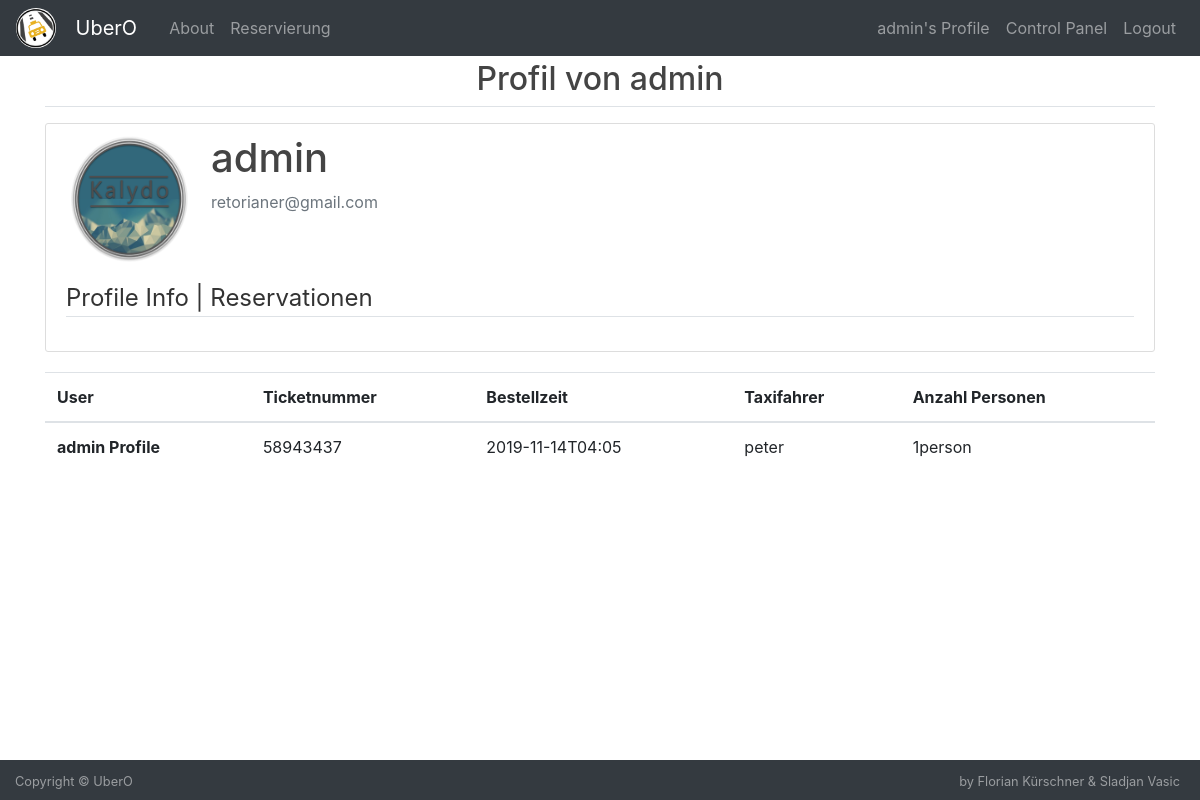
Page /profilereservation (signed in) on the earlier database version.
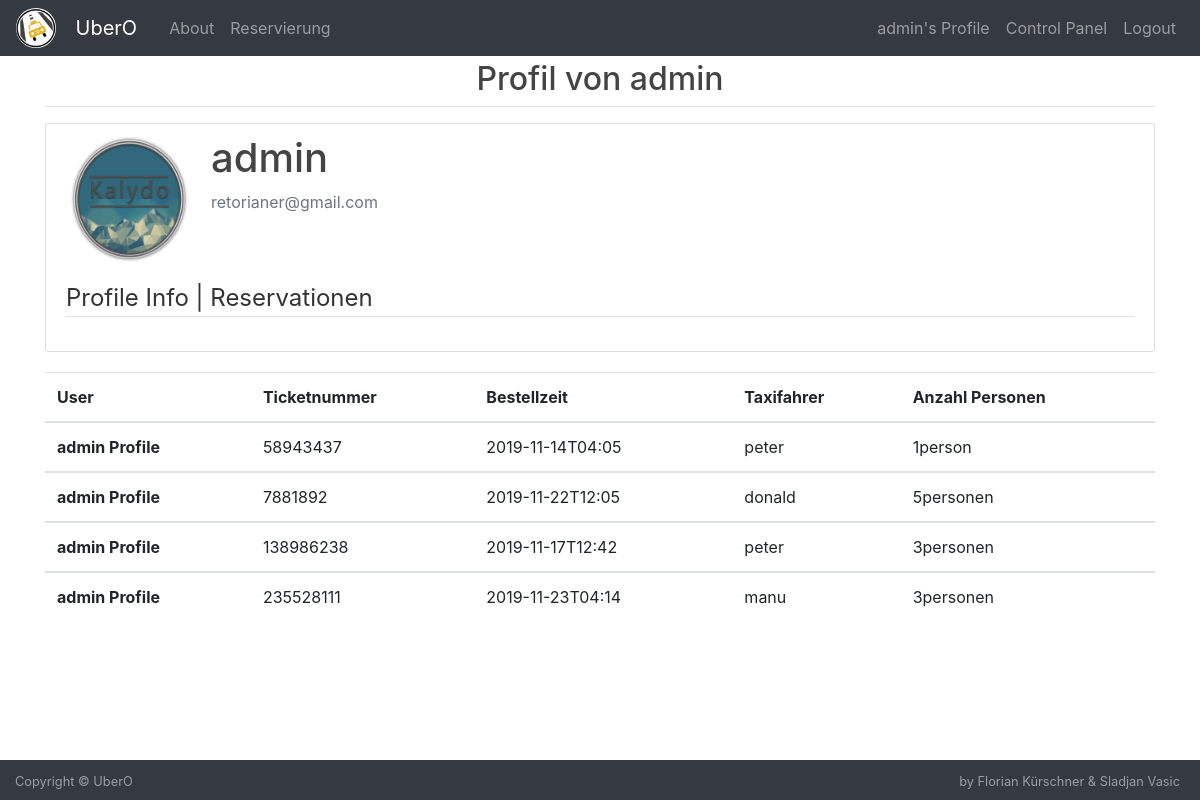
Same page on the later database version.
### mysite/models.py (models this page shows, shortened)
class User_from_my_db(AbstractUser):
    street = models.CharField(max_length=50, blank=True)
    street_number = models.CharField(max_length=4, blank=True)
    plz = models.PositiveIntegerField(blank=True, default=1, null=True)
    city = models.CharField(max_length=50, blank=True)
    image = models.ImageField(default='default.jpg', upload_to='profile_pics')
    def __str__(self):
        return f'{self.username} Profile'

class ReservationForm(models.Model):
    user = models.ForeignKey(User_from_my_db, on_delete=models.CASCADE, null=True)
    title = models.CharField(max_length=50, choices=COUNT_CHOICES, blank=True)
    ticket_number = models.IntegerField(blank=True)
    taxi_driver = models.CharField(max_length=50, choices=DRIVER_CHOICES)
    order_time = models.CharField(max_length=50, blank=True, null=True)
    from_loc = models.CharField(max_length=50, null=True)
    from_street = models.CharField(max_length=50, null=True)
    from_street_number = models.CharField(max_length=50, null=True)
    from_plz = models.PositiveIntegerField(blank=True, null=True)
    to_loc = models.CharField(max_length=50, null=True)
    to_street = models.CharField(max_length=50, null=True)
    to_street_number = models.CharField(max_length=50, null=True)
    to_plz = models.PositiveIntegerField(blank=True, null=True)

### mysite/views.py (the view)
# urls.py: path('profilereservation', mysite_views.profilereservation, name="profilereservation"),
def profilereservation(request):
    all_records = ReservationForm.objects.filter(user_id=request.user.id)
    return render(request, 'pages/profilereservation.html', {'all_records': all_records})

### templates/pages/profilereservation.html
{% extends 'pages/profile.html' %}
{% load crispy_forms_tags %}
{% load crispy_forms_field %}
{% load crispy_forms_filters %}
{% block content1 %}
    {% if all_records %}
        <table class="table">
        <thead>
            <tr>
                <th scope="col">User</th>
                <th scope="col">Ticketnummer</th>
                <th scope="col">Bestellzeit</th>
                <th scope="col">Taxifahrer</th>
                <th scope="col">Anzahl Personen</th>
            </tr>
        </thead>
        {% for record in all_records %}
            <tbody>
                <tr>
                    <th scope="row">{{ record.user }}</th>
                    <td>{{ record.ticket_number }}</td>
                    <td>{{ record.order_time }}</td>
                    <td>{{ record.taxi_driver }}</td>
                    <td>{{ record.title }}</td>
                </tr>
            </tbody>
        {% endfor %}
    {% endif %}
</table>
{% endblock %}

### templates/pages/profile.html (shortened to what this page needs)
{% extends "base.html" %}
{% load static %}
{% load crispy_forms_tags %}
{% load crispy_forms_field %}
{% load crispy_forms_filters %}
{% block content %}
      <div class="row justify-content-center">
        <h2>Profil von {{ user.username }}</h2>
    </div>
    <div class="border-top pt-3">
    </div>
    <div class="content-section">
        <div class="media">
            <img class="rounded-circle account-img" src="{{ user.image.url }}" style="height: 130px">
            <div class="media-body">
                <h2 class="account-heading">{{ user.username }}</h2>
                <p class="text-secondary">{{ user.email }}</p>
            </div>
        </div>
        <legend class="border-bottom mb-4">
            <a href="{% url 'profileinfo' %}" style="text-decoration: none; color: #333333">Profile Info |</a>
            <a href="{% url 'profilereservation' %}" style="text-decoration: none; color: #333333">Reservationen</a>
        </legend>
    </div>
    {% block content1 %}{% endblock %}
{% endblock content %}

### templates/base.html (shortened to what this page needs)
{% load static %}
<!DOCTYPE html>
<html lang="en">
<head>
    <link rel="stylesheet" type="text/css" href='{% static "css/style.css" %}'>
    <link rel="stylesheet" type="text/css" href='{% static "/css/main.css" %}'>
    <link rel="stylesheet" href="https://stackpath.bootstrapcdn.com/bootstrap/4.3.1/css/bootstrap.min.css"
>
</head>
<header>
    <nav class="py-2 navbar navbar-expand-sm bg-dark navbar-dark fixed-top">
            <img src="{% static 'images/UberO_Logo.PNG' %}" class="Responsive image"
                 style="height: 40px; border-radius: 50%; margin-right: 20px">
            <a class="navbar-brand mr-4" href="{% url 'index' %}">UberO</a>
            <div class="collapse navbar-collapse" id="navbarToggle">
                <div class="navbar-nav mr-auto">
                    <a class="nav-item nav-link" href="{% url 'about' %}">About</a>
                    {% if user.is_authenticated %}
                     <a class="nav-item nav-link" href="{% url 'reservation' %}">Reservierung</a>
                    {% endif %}
                </div>
                <div class="navbar-nav">
                    {% if user.is_authenticated and user.is_superuser %}
                        <a class="nav-item nav-link" href="{% url 'profile' %}">{{ user.username }}'s Profile</a>
                        <a class="nav-item nav-link" href="/admin">Control Panel</a>
                        <a class="nav-item nav-link" href="{% url 'logout' %}">Logout</a>
                    {% elif user.is_authenticated %}
                        <a class="nav-item nav-link" href="{% url 'profile' %}">{{ user.username }}'s Profile</a>
                        <a class="nav-item nav-link" href="{% url 'logout' %}">Logout</a>
                    {% else %}
                        <a class="nav-item nav-link" href="{% url 'login' %}">Login</a>
                        <a class="nav-item nav-link" href="{% url 'register' %}">Register</a>
                    {% endif %}
                </div>
            </div>
        </nav>
</header>
<body>
<div class="container" style="margin-bottom: 60px; margin-top: 60px;">
    {% block content %}{% endblock %}
    <footer id="sticky-footer" class="py-2 bg-dark text-white-50 fixed-bottom">
        <div class="row">
            <div style="left: 20px; margin-left: 30px">
                <small>Copyright &copy; UberO</small>
            </div>
            <div style="right: 20px; position: absolute">
                <small> by Florian Kürschner & Sladjan Vasic</small>
            </div>
        </div>
    </footer>
</div>
</body>
</html>

### static/css/main.css (style rules this page uses)
body { background: #fafafa; color: #333333; margin-top: 5rem; }
h1, h2, h3, h4, h5, h6 { color: #444444; }
.content-section { background: #ffffff; padding: 10px 20px; border: 1px solid #dddddd; border-radius: 3px; margin-bottom: 20px; }
.account-img { height: 125px; width: 125px; margin-right: 20px; margin-bottom: 16px; }
.account-heading { font-size: 2.5rem; }

Differences in the rows shown:
added ReservationForm: user "admin Profile", ticket_number "7881892", order_time "2019-11-22T12:05", taxi_driver "donald", title "5personen"
added ReservationForm: user "admin Profile", ticket_number "138986238", order_time "2019-11-17T12:42", taxi_driver "peter", title "3personen"
added ReservationForm: user "admin Profile", ticket_number "235528111", order_time "2019-11-23T04:14", taxi_driver "manu", title "3personen"
